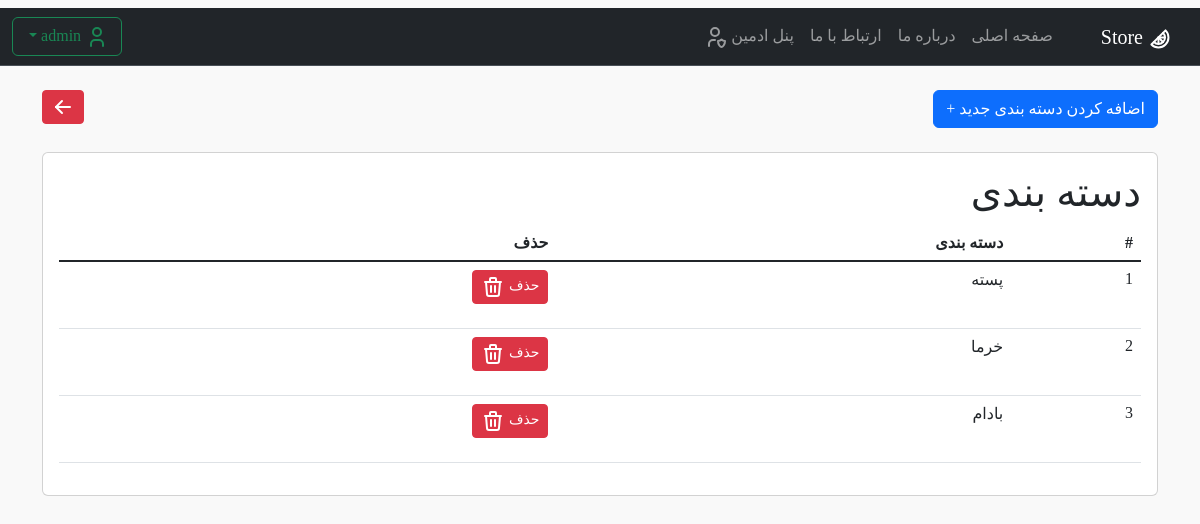
Page /panel/list-product-category/ (signed in) on the earlier database version.
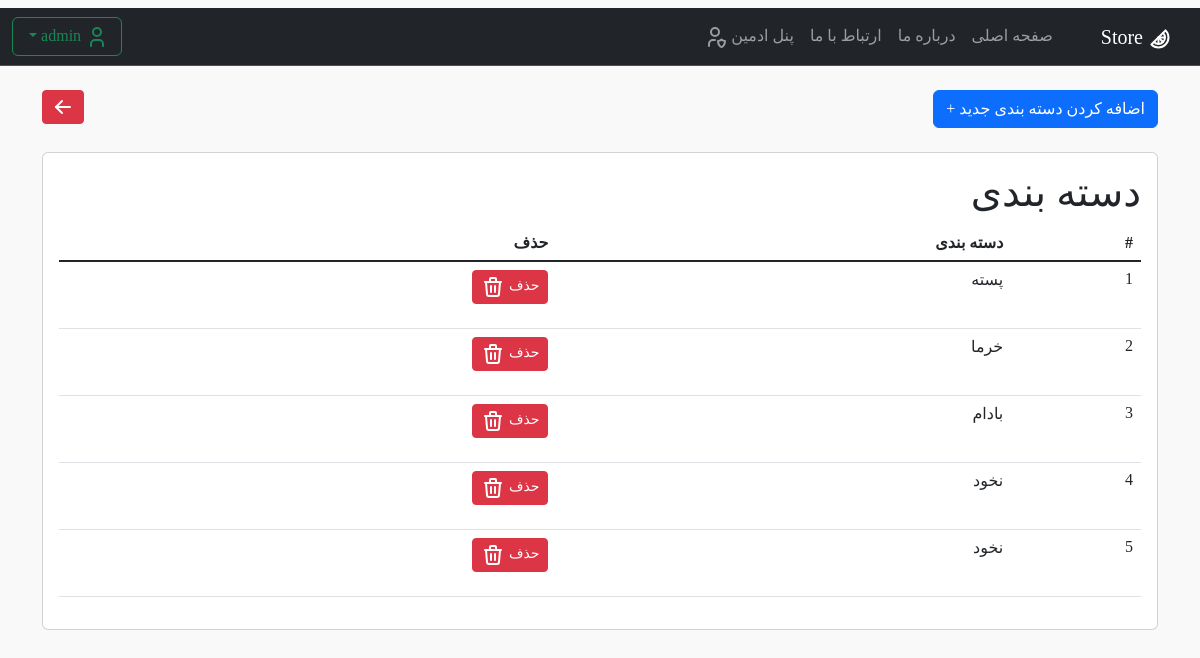
Same page on the later database version.
### products/models.py (models this page shows, shortened)
class ProductCategory(models.Model):
    productId = models.AutoField(primary_key=True)  # create primary ky by AutoFild
    name = models.CharField(max_length=30)

### pages/views.py (the view)
# urls.py: path('panel/list-product-category/', List_cat_product.as_view(), name='link_list_pro_cat'),
class List_cat_product(ListView):
    model = ProductCategory
    template_name = 'admin/list_product_cat.html'
    context_object_name = 'list_cat_pro'
    def dispatch(self, request, *args, **kwargs):
        if not request.user.is_superuser:
            return HttpResponseForbidden("<b><h2>دسترسی ممنوع است</h2></b><h4> .فقط مدیر سایت میتواند وارد شود</h4>")
        return super().dispatch(request, *args, **kwargs)

### templates/admin/list_product_cat.html (shortened to what this page needs)
{% extends 'base.html' %}
{% block content %}
<br>
<button type="button" class="btn btn-primary btn">
    <a class="nav-link active" href="{% url 'add_pro_cat' %}">اضافه کردن دسته بندی جدید +</a>
</button>
<button type="submit" class="btn btn-danger btn-sm" style="float:left"><a class="nav-link active"
                                                                          href="{% url 'link_list_pro_v' %}">
</a></button>
<br>
<br>
<div class="card">
    <div class="card-body">
        <h1>دسته بندی</h1>
        <table class="table table-hover">
            <thead>
            <tr>
                <th scope="col">#</th>
                <th scope="col">دسته بندی</th>
                <th scope="col">حذف</th>
            </tr>
            <tbody class="table-group-divider">
            {% for cat in list_cat_pro %}
            <tr>
                <td scope="row">{{ forloop.counter }}</td>
                <td>{{ cat.name }}</td>
                <td>
                    <form method="post" action="{% url 'delete-pro_cat' cat.pk %}">
                        <button type="submit" class="btn btn-danger btn-sm">حذف
                        </button>
                    </form>
                </td>
            </tr>
            {% endfor %}
            </tbody>
        </table>
    </div>
</div>
{% endblock %}

Differences in the rows shown:
added ProductCategory: name "نخود"
added ProductCategory: name "نخود"
